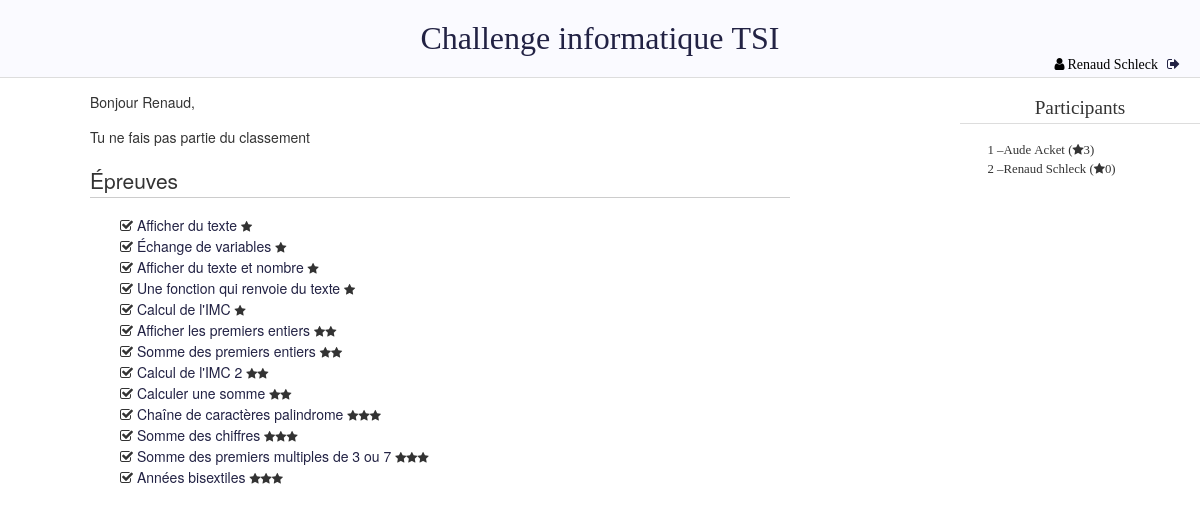
Screenshot of /challenge/accueil/ (signed in) with the database file from the repository.
### challenge/models.py (models this page shows, shortened)
class Epreuve(models.Model):
    titre = models.CharField(max_length=50, default="")
    enonce = models.TextField(default="")
    test = models.TextField(default="")
    points = models.IntegerField(default=0)
    difficulte = models.IntegerField(default=0)

### challenge/views.py (the view)
def accueilView(request):
    if request.user.is_authenticated:
        user = request.user
        codes = Code.objects.filter(etudiant=user.etudiant)
        epreuves = Epreuve.objects.all().order_by('difficulte')
        listeEpreuves = []
        for e in epreuves:
            if codes.filter(epreuve=e) and codes.get(epreuve=e).score>0:
                r = True
            else:
                r = False
            listeEpreuves.append({
                'id': e.id,
                'reussie': r,
                'points': e.points,
                'titre': e.titre,
                'difficulte': list(range(e.difficulte)),
            })
        statEpreuves={'total': len(listeEpreuves),
                      'restantes': len(listeEpreuves)-len(codes)}
        return render(request, 'challenge/base.html',
                      {'listeEpreuves': listeEpreuves,
                       'statEpreuves': statEpreuves,
                       'classement': classement(user.etudiant),
                       'user': user,
                       'listeJoueurs': listeJoueurs()})
    else:
        return redirect('challenge:loginView')

### challenge/views.py (called while the page is built)
def classement(etudiant):
    if(etudiant.estClasse):
        l = list(Etudiant.objects.filter(estClasse=True).order_by('-score'))
        rang = l.index(etudiant)+1
        total = len(l)
    else:
        rang=-1
        total=-1
    return {'pos': rang, "tot": total}

def listeJoueurs():
    joueurs = []
    for e in Etudiant.objects.all().filter(estClasse=True).order_by('-score'):
        joueurs.append({
            'id': e.id,
            'first_name': e.user.first_name,
            'last_name': e.user.last_name,
            'score': e.score,
        }
        )
    return joueurs

### challenge/templates/challenge/base.html (shortened to what this page needs)
<!DOCTYPE html>
<html lang="fr">
<head>
  {% load static %}
  <link rel="stylesheet" type="text/css" href="{% static 'challenge/css/style.css' %}" />
</head>
<body>
<header>
  <h1> <a href={% url 'challenge:accueil'%}> Challenge informatique TSI  </a></h1>
  <div id='user_div'>
    {% if user.is_authenticated %}
    <i class="fa fa-user" aria-hidden="true"></i>{{ user.first_name }} {{ user.last_name }}<a href={% url 'challenge:logoutView' %}><i class="fa fa-sign-out" aria-hidden="true"></i></a>
    {% else %}
    <a href={% url 'challenge:loginView' %}>Se connecter<i class="fa fa-sign-in" aria-hidden="true"></i></a>
    {% endif %}
  </div>
</header>
<div id='page'>
<section id='contenu'>
{% block contenu %}
{% with score=user.etudiant.score %}
<p>Bonjour {{ user.first_name }},</p>
{% if user.etudiant.estClasse %}
<p>Avec {{ score }} point{{ score|pluralize }}, ton classement actuel est {{ classement.pos }}/{{ classement.tot }}. Il te reste {{ statEpreuves.restantes }} épreuve{{ statEpreuves.restantes|pluralize }} à tenter.</p>
{% else %}
<p> Tu ne fais pas partie du classement </p>
{% endif %}
<h1>Épreuves</h1>
<ul class='fa-ul'>
{% for e in listeEpreuves %}
<li>
  {% if e.reussie == True %}
  <i class="fa fa-check-square-o" aria-hidden="true"></i>
  {% else %}
  <i class="fa fa-square-o" aria-hidden="true"></i>
  {% endif %}
  <a href={% url 'challenge:editeCode' epreuve_id=e.id%}>{{ e.titre }}</a>
  {% for i in e.difficulte %}<i class="fa fa-star smaller" aria-hidden="true"></i>{% endfor %}
   </li>
{% endfor %}
</ul>
{% endwith %}
{% endblock %}
</section>
<aside id='joueurs'>
{% if user.is_authenticated%}
<h1>Participants</h1>
<ul class=fa-ul>
{% for j in listeJoueurs %}
<li>{{ forloop.counter }} &ndash;{{ j.first_name }} {{ j.last_name }} (<i class="fa fa-star smaller"></i>{{ j.score }}) </li>
{% endfor %}
</ul>
{% endif %}
</aside>
</body>
</html>

### challenge/static/challenge/css/style.css (style rules this page uses)
body { margin:0px; font-family: fontawesome; }
a { text-decoration:none; color:#224; }
header { margin: 0px; padding: 20px; background-color: #FAFAFF; border-bottom: solid #DDD 1px; font-weight: 300; }
h1 { font-weight: lighter; }
header h1 { margin-left: auto; margin-right:auto; margin-top:0px; margin-bottom: 0px; text-align: center; }
aside#joueurs { float: right; width: 240px; margin-right: -250px; font-size: 0.8em; color: #333; line-height: 1.5; }
aside#joueurs h1 { text-align: center; border-bottom: solid #DDD 1px; }
section#contenu { float: left; width: 700px; line-height: 1.5; font-family:"Helvetica Neue",Helvetica,Arial,sans-serif; font-size: 14px; color: #333; margin-left:50px; }
section h1 { width: 100%; border-bottom: solid #CCC 1px; line-height:1.5; }
i.smaller { font-size:12px; letter-spacing:0px; }
i.fa-user { margin-right:3px; }
div#page { margin-right: 250px; margin-left: 40px; margin-top: 0px; }
header div#user_div { float: right; font-size:14px; }
header div i.fa { margin-left:9px; }

### rows the page displays
Epreuve: titre "Afficher du texte"
Epreuve: titre "Échange de variables"
Epreuve: titre "Afficher du texte et nombre"
Epreuve: titre "Une fonction qui renvoie du texte"
Epreuve: titre "Calcul de l'IMC"
Epreuve: titre "Afficher les premiers entiers"
Epreuve: titre "Somme des premiers entiers"
Epreuve: titre "Calcul de l'IMC 2"
Epreuve: titre "Calculer une somme"
Epreuve: titre "Chaîne de caractères palindrome"
Epreuve: titre "Somme des chiffres"
Epreuve: titre "Somme des premiers multiples de 3 ou 7"
Epreuve: titre "Années bisextiles"

### other values shown
{{ user.first_name }} "Renaud"
{{ user.last_name }} "Schleck"
{{ j.first_name }} "Aude" "Renaud"
{{ j.last_name }} "Acket" "Schleck"
{{ j.score }} "3" "0"
